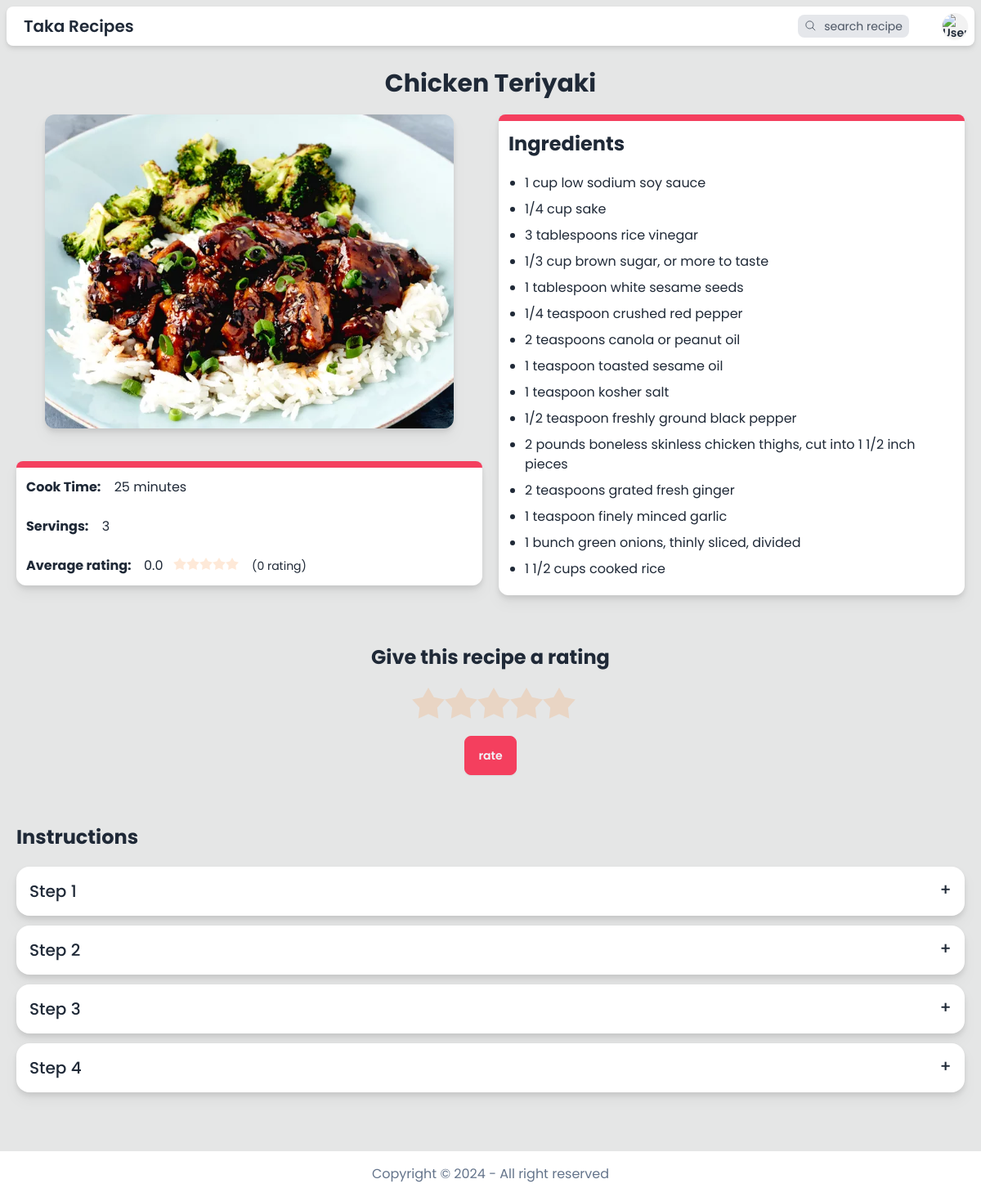
The page /recipe/112 (signed in) on the database its author committed.
### model.py (models this page shows)
class Recipe(db.Model):
    __tablename__ = "recipe"
    id = mapped_column(Integer, primary_key=True)
    name = mapped_column(String(200), nullable=False)
    cook_time_in_minutes = mapped_column(Integer, nullable=False)
    servings = mapped_column(Integer, nullable=False)
    ingredients = mapped_column(JSON, nullable=False)
    instructions = mapped_column(JSON, nullable=False)
    image = mapped_column(String(255), nullable=False)
    datetime = mapped_column(String(100), nullable=False)
    user_id = mapped_column(Integer, ForeignKey("user.id"))
    average_rating = mapped_column(Float, nullable=False, default=0)
    total_ratings = mapped_column(Integer, nullable=False, default=0)

### app.py (the view)
@app.route("/recipe/<recipe_id>")
@login_required
def recipe_detail(recipe_id):
    recipe = db.session.execute(db.select(Recipe).filter_by(id=recipe_id)).scalar_one_or_none()
    if not recipe:
        return render_template("error.html", error=error(HTTPStatus.NOT_FOUND))
    if recipe.cook_time_in_minutes >= 60:
        recipe.cook_time_hour = recipe.cook_time_in_minutes // 60
        recipe.cook_time_minute = recipe.cook_time_in_minutes % 60
    else:
        recipe.cook_time_hour = None
        recipe.cook_time_minute = recipe.cook_time_in_minutes
    current_user_rating = db.session.execute(db.select(Rating).filter_by(recipe_id=recipe_id, user_id=session["user_id"])).scalar_one_or_none()
    current_user_rating = current_user_rating.rating if current_user_rating else 0
    return render_template("/recipe/recipe_detail.html", recipe=recipe, current_user_rating=current_user_rating)

### helpers.py (called while the page is built)
def login_required(f):
    @wraps(f)
    def decorated_function(*args, **kwargs):
        if session.get("user_id") is None:
            return redirect("/login")
        return f(*args, **kwargs)
    return decorated_function

### templates/recipe/recipe_detail.html (shortened to what this page needs)
{% extends "template.html" %}
{% block main %}
<div class="w-screen max-w-[2000px] mx-auto p-5 mb-10">
    <p class="text-center text-3xl font-bold mb-5">{{ recipe.name }}</p>
    <div class="flex flex-col lg:flex-row items-center lg:items-start gap-10 lg:gap-5 w-full">
        <div class="w-full">
            <img class="object-cover w-full sm:w-[400px] lg:w-[500px] h-72 lg:h-96 mx-auto rounded-xl drop-shadow-lg" src="{{ url_for('static', filename=recipe.image) }}" alt="pizza">
            <div class="mt-10 drop-shadow-lg bg-base-100 rounded-xl">
                <div class="h-2 bg-accent rounded-t-xl"></div>
                <div class="grid grid-rows-2 text-sm md:text-base">
                    <div class="p-3">
                        <span class="font-bold">Cook Time:</span>
                        <span class="hover:text-rose-500 ml-3 text-right">
                            {% if recipe.cook_time_minute %}
                                {{ recipe.cook_time_minute }}{{ " minute" if recipe.cook_time_minute == 1 else " minutes"}}
                            {% endif %}
                        </span>
                    </div>
                    <div class="p-3">
                        <span class="font-bold">Servings:</span>
                        <span class="hover:text-rose-500 ml-3">{{ recipe.servings }}</span>
                    </div>
                    <div class="p-3">
                        <span class="font-bold">Average rating: </span>
                        <span class="hover:text-rose-500 ml-3">{{recipe.average_rating}}</span>
                        <span class="rating rating-sm rating-half">
                            <input type="radio" name="rating" disabled class="rating-hidden cursor-default" value="0" {{ "checked" if recipe.average_rating >= 0 }} />
                            <input type="radio" name="rating" disabled class="mask mask-star-2 mask-half-1 bg-orange-400 cursor-default" value="0.5" {{ "checked" if recipe.average_rating >= 0.5 }} />
                            <input type="radio" name="rating" disabled class="mask mask-star-2 mask-half-2 bg-orange-400 cursor-default" value="1" {{ "checked" if recipe.average_rating >= 1 }} />
                            <input type="radio" name="rating" disabled class="mask mask-star-2 mask-half-1 bg-orange-400 cursor-default" value="1.5" {{ "checked" if recipe.average_rating >= 1.5 }} />
                            <input type="radio" name="rating" disabled class="mask mask-star-2 mask-half-2 bg-orange-400 cursor-default" value="2" {{ "checked" if recipe.average_rating >= 2 }} />
                            <input type="radio" name="rating" disabled class="mask mask-star-2 mask-half-1 bg-orange-400 cursor-default" value="2.5" {{ "checked" if recipe.average_rating >= 2.5 }} />
                            <input type="radio" name="rating" disabled class="mask mask-star-2 mask-half-2 bg-orange-400 cursor-default" value="3" {{ "checked" if recipe.average_rating >= 3 }} />
                            <input type="radio" name="rating" disabled class="mask mask-star-2 mask-half-1 bg-orange-400 cursor-default" value="3.5" {{ "checked" if recipe.average_rating >= 3.5 }} />
                            <input type="radio" name="rating" disabled class="mask mask-star-2 mask-half-2 bg-orange-400 cursor-default" value="4" {{ "checked" if recipe.average_rating >= 4 }} />
                            <input type="radio" name="rating" disabled class="mask mask-star-2 mask-half-1 bg-orange-400 cursor-default" value="4.5" {{ "checked" if recipe.average_rating >= 4.5 }} />
                            <input type="radio" name="rating" disabled class="mask mask-star-2 mask-half-2 bg-orange-400 cursor-default" value="5" {{ "checked" if recipe.average_rating == 5 }} />
                        </span>
                        <span class="ml-3 text-sm">({{recipe.total_ratings}} {{ "rating" if recipe.total_ratings <= 1 else "ratings"}})</span>
                    </div>
                </div>
            </div>
        </div>
        <div class="drop-shadow-lg bg-base-100 rounded-xl w-full">
            <div class="h-2 bg-accent rounded-t-xl"></div>
            <div class="p-3">
                <h3 class="text-2xl font-bold">Ingredients</h3>
                <ul class="list-disc ml-5 mt-5 text-sm md:text-base">
                    {% for ingredient in recipe.ingredients %}
                    <li class="my-2 hover:text-rose-500">{{ ingredient }}</li>
                    {% endfor %}
                </ul>
            </div>
        </div>
    </div>
    <div class="mt-10 flex flex-col items-center py-5">
        <h2 class="font-bold text-2xl mb-5 text-center">{{ "Your rating on this recipe" if current_user_rating else "Give this recipe a rating"}}</h2>
        <form action="/recipe/{{recipe.id}}/rate" method="post" class="flex flex-col items-center">
            <div class="rating rating-lg">
                <input type="radio" name="rating" class="rating-hidden cursor-default" value="0" {{ "checked" if not current_user_rating }} />
                <input type="radio" name="rating" class="mask mask-star-2 bg-orange-400 cursor-default" value="1" {{ "checked" if current_user_rating >= 1 }} />
                <input type="radio" name="rating" class="mask mask-star-2 bg-orange-400 cursor-default" value="2" {{ "checked" if current_user_rating >= 2 }} />
                <input type="radio" name="rating" class="mask mask-star-2 bg-orange-400 cursor-default" value="3" {{ "checked" if current_user_rating >= 3 }} />
                <input type="radio" name="rating" class="mask mask-star-2 bg-orange-400 cursor-default" value="4" {{ "checked" if current_user_rating >= 4 }} />
                <input type="radio" name="rating" class="mask mask-star-2 bg-orange-400 cursor-default" value="5" {{ "checked" if current_user_rating == 5 }} />
            </div>
            <button type="submit" class="btn btn-accent mt-5">{{ "re-rate" if current_user_rating else "rate"}}</button>
        </form>
    </div>
    <div id="instructions" class="mt-10">
        <h2 class="font-bold text-2xl mb-5">Instructions</h2>
        {% for instruction in recipe.instructions %}
        <div class="collapse collapse-plus bg-base-100 my-3 drop-shadow-lg">
            <div class="collapse-title text-xl font-medium">Step {{ loop.index }}</div>
        </div>
        {% endfor %}
    </div>
</div>
{% endblock %}

### templates/template.html (shortened to what this page needs)
<!DOCTYPE html>
<html lang="en" class="no-scrollbar">
<head>
  <link rel="stylesheet" href="../static/css/output.css">
</head>
<body class="bg-base-300 bg-food-texture bg-repeat text-base-content min-h-screen flex flex-col font-poppins transition duration-500 selection:bg-accent selection:text-accent-content">
  <header class="sticky w-full p-2 top-0 z-50">
    <div class="navbar min-h-12 py-0 px-2 drop-shadow-md rounded-lg bg-base-100">
      <div class="w-screen max-w-[2000px] mx-auto">
        <div class="flex-1 w-fit">
          <a href="/" class="btn btn-ghost btn-sm text-xl">Taka Recipes</a>
        </div>
        {% if session["user_id"] %}
        <button onclick="search_bar.showModal()" class="mr-5 md:mr-10 flex flex-row items-center stroke-gray-600 hover:stroke-gray-400 text-gray-600 hover:text-gray-400 px-2 py-1 bg-gray-200 hover:bg-gray-100 rounded-lg">
          <svg xmlns="http://www.w3.org/2000/svg" fill="none" viewBox="0 0 26 26" stroke-width="1.5" stroke="currentColor" class="size-4 md:mr-2">
            <path stroke-linecap="round" stroke-linejoin="round" d="m21 21-5.197-5.197m0 0A7.5 7.5 0 1 0 5.196 5.196a7.5 7.5 0 0 0 10.607 10.607Z" />
          </svg>
          <p class="text-sm hidden md:inline">search recipe</p>
        </button>
        {% endif %}
        <div class="flex-none h-8">
          {% if session["user_id"] %}
            <div class="dropdown dropdown-end">
              <div tabindex="0" role="button" class="btn btn-sm btn-circle avatar">
                <div class="w-8 rounded-full">
                  <img alt="User profile"
                    src="{{ url_for('static', filename=session['user_profile_image']) }}" />
                </div>
              </div>
            </div>
          {% endif %}
        </div>
      </div>
    </div>
  </header>
  <main class="grow flex flex-col items-center justify-center font-poppins">
    {% block main %}{% endblock %}
  </main>
  <footer class="bg-base-100">
    <div class="text-center my-4">
      <p class="text-slate-500">Copyright © <span id="date"></span> - All right reserved</p>
    </div>
  </footer>
</body>
</html>

### rows shown on the page
Recipe: name "Chicken Teriyaki", image (picture), servings "3", average_rating "0.0", total_ratings "0", total_ratings "rating"

### other values the page prints
{{ recipe.cook_time_minute }} "25"
{{ " minute" if recipe.cook_time_minute == 1 else " minutes" }} "minutes"
{{ ingredient }} "1 cup low sodium soy sauce" "1/4 cup sake" "3 tablespoons rice vinegar" "1/3 cup brown sugar, or more to taste" "1 tablespoon white sesame seeds" "1/4 teaspoon crushed red pepper" "2 teaspoons canola or peanut oil" "1 teaspoon toasted sesame oil" "1 teaspoon kosher salt" "1/2 teaspoon freshly ground black pepper" "2 pounds boneless skinless chicken thighs, cut into 1 1/2 inch pieces" "2 teaspoons grated fresh ginger" "1 teaspoon finely minced garlic" "1 bunch green onions, thinly sliced, divided" "1 1/2 cups cooked rice"
{{ "re-rate" if current_user_rating else "rate" }} "rate"
